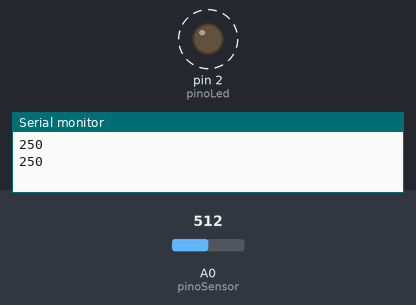
Bench run of a sketch on a simulated Arduino Uno, built with avr-gcc and run on an emulated ATmega328P. On the bench: output pins drawn as LEDs (lit = HIGH), the last lines printed to the serial monitor. Dashed ring = blinking. The test bench sets the inputs (shaded band); at power-on: A0 (pinoSensor) = 512.

Above: at 1.3 s.
1.4 s: A0 (pinoSensor) set to 21
At 1.9 s:
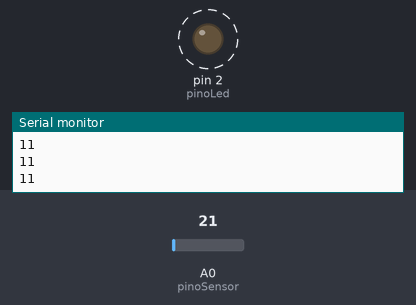
4.4 s: A0 (pinoSensor) set to 17
At 5.05 s:
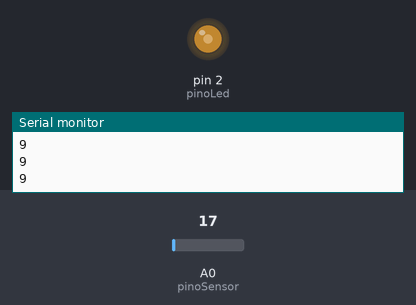
7.4 s: A0 (pinoSensor) set to 306
Timing chart, 0 to 16.4 s (numbered marks = the images above; inputs shaded):
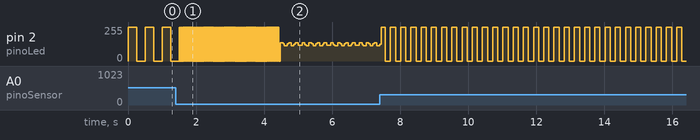

Measured:
- the behaviour switches between 19 and 18 on A0 (pinoSensor) (found by bisection; images 1 and 2)
- after the input at 1.4 s, pin 2 (pinoLed): alternates 255/255 for 0.01 s and 0/255 for 0.01 s, starting after 0.11 s
- by itself, pin 2 (pinoLed): alternates 255/255 for 0.25 s and 0/255 for 0.25 s

The sketch:

sensorTempoLed_05.ino
```cpp
const int pinoSensor = A0;
const int pinoLed = 2;
int leituraSensor;

void setup()
{
  Serial.begin(9600);
  pinMode(pinoSensor, INPUT); // redundante
  pinMode(pinoLed, OUTPUT);
}

void loop()
{
  leituraSensor = analogRead(pinoSensor);
  leituraSensor = map(leituraSensor, 0, 1023, 1, 500);

  digitalWrite(pinoLed, HIGH);
  delay(leituraSensor);

  digitalWrite(pinoLed, LOW);
  delay(leituraSensor);

  Serial.println(leituraSensor);
}
```
